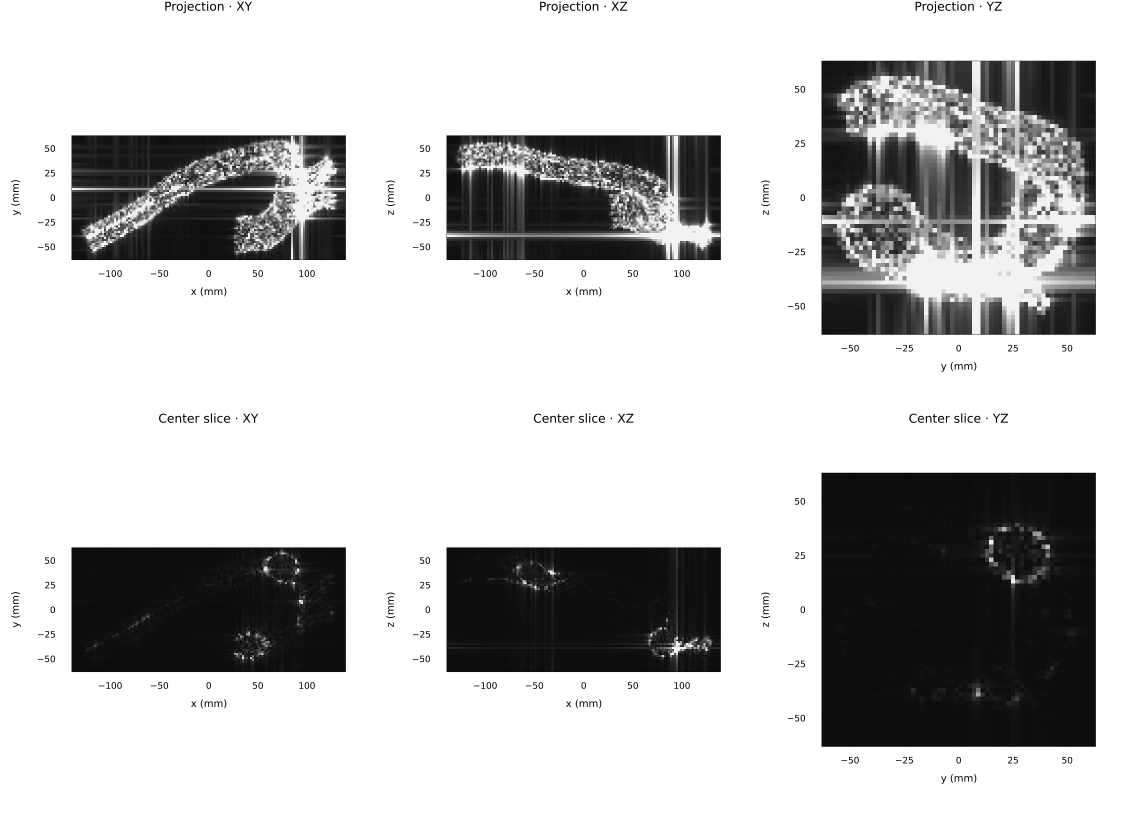
#> input picture from charles/ref_static_bin2_projection_slices.png, 2250 x 1648 px (shown at 1/2 size)
$ python -i render_readme_assets.py   (imports and definitions only)
#> lines starting #> are read from the running program, lines starting #| are printed output that depends on the picture; after the words box and inside, x2 and y2 are one past the last pixel; in counts of white or black regions, pixels touching at a corner belong together
"""Render README visualization assets from the full U-bend example.

This script intentionally uses the full Git LFS example:

    uv run python scripts/render_readme_assets.py

The default settings match the README assets:

- inlet-seeded speed-colored particle WebP
- selected inlet-seeded trajectory PNG, cut at reseed boundaries
- full-volume-seeded grayscale center-slice density WebP

Use ``--quick`` for a lower-cost smoke render. Use ``--include-projection`` to
also render the grayscale all-particle x-z projection-density WebP.
"""

from __future__ import annotations

import argparse
from pathlib import Path

import numpy as np
import pyvista as pv
from PIL import Image, ImageFilter, ImageSequence

import mrsimtracks as mt


# [60 lines left out: functions parse_args, set_camera, crop_white_image, not called in this run]


def crop_white_animation(
    path: Path,
    *,
    pad: int = 18,
    threshold: int = 248,
    duration_ms: int = 30,
    gif_colors: int = 96,
    webp_quality: int = 80,
) -> None:
#> called with pad = 18, threshold = 248, duration_ms = 30, gif_colors = 96, webp_quality = 80
    im = Image.open(path)
#> im is the input picture: PIL image 2250x1648 RGB; min 0, max 255, mean 193
    frames = [frame.convert("RGB") for frame in ImageSequence.Iterator(im)]
#> frames = 1 item
    mask = None
    for frame in frames:
        arr = np.asarray(frame)
        current = np.any(arr < threshold, axis=2)
        mask = current if mask is None else mask | current
#> this loop made 1 pass
#> pass 1, in crop_white_animation, `current = np.any(arr < threshold, axis=2)`:
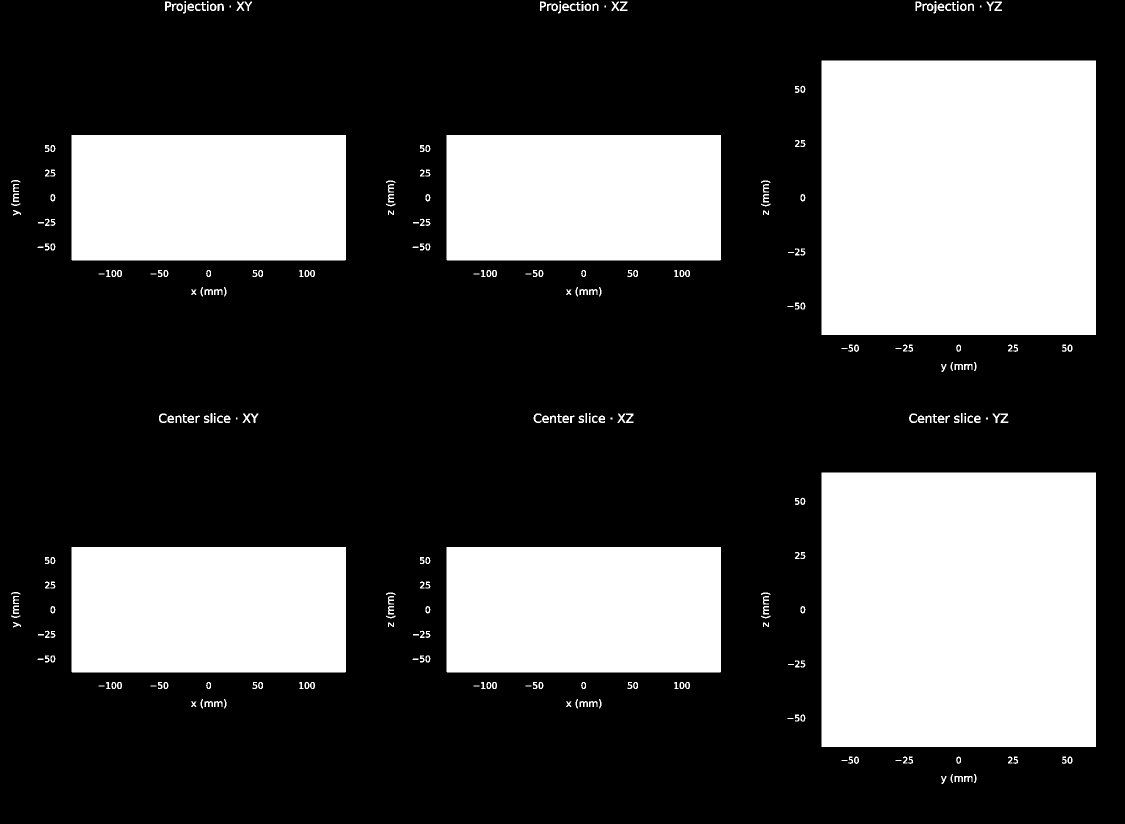
#> current: shape (1648, 2250) bool (shown at 1/2 size); 31.7% white; 292 white regions (15 under 20 px), largest, box (x1, y1, x2, y2) and area: (1643, 121, 2192, 670) 301401, (1643, 945, 2192, 1494) 301401, (143, 270, 692, 521) 137797

    if mask is not None and mask.any():
        ys, xs = np.where(mask)
        box = (
            max(int(xs.min()) - pad, 0),
            max(int(ys.min()) - pad, 0),
            min(int(xs.max()) + pad + 1, frames[0].width),
            min(int(ys.max()) + pad + 1, frames[0].height),
        )
#> box = (4, 0, 2210, 1586)
        frames = [frame.crop(box) for frame in frames]

    save_animation(
        path,
        frames,
        duration_ms=duration_ms,
        gif_colors=gif_colors,
        webp_quality=webp_quality,
    )


def save_animation(
    path: Path,
    frames: list[Image.Image],
    *,
    duration_ms: int,
    scale: float = 1.0,
    gif_colors: int = 96,
    webp_quality: int = 80,
) -> None:
    if scale <= 0:
        raise ValueError("scale must be positive")
    if scale != 1.0:
        resized = []
        for frame in frames:
            width = max(1, int(round(frame.width * scale)))
            height = max(1, int(round(frame.height * scale)))
            resized.append(frame.resize((width, height), Image.Resampling.LANCZOS))
        frames = resized
#> (the run stopped early here; a loop or call above may not have finished)
